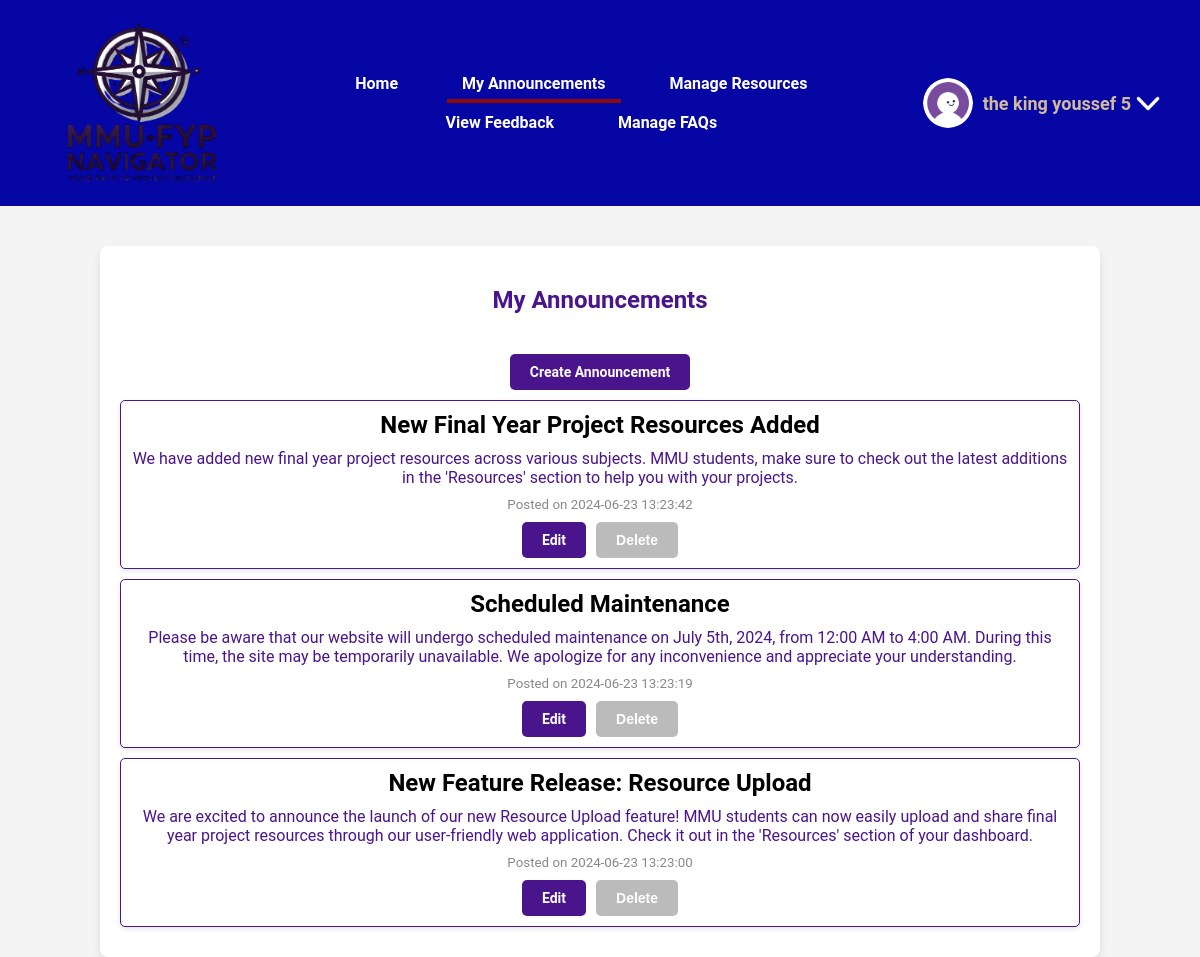
Page /my_announcements.php (signed in) on the committed database.
### tables this page shows
CREATE TABLE `announcements` (
  `announcement_id` int(11) NOT NULL,
  `user_id` int(11) NOT NULL,
  `title` varchar(255) NOT NULL,
  `content` text NOT NULL,
  `created_at` timestamp NOT NULL DEFAULT current_timestamp()
);

### my_announcements.php (the view, shortened to what this page needs)
<?php
require 'db.php';
$user_id = $_SESSION['user_id'];
$stmt = $pdo->prepare("SELECT * FROM announcements WHERE user_id = ? ORDER BY created_at DESC");
$stmt->execute([$user_id]);
$announcements = $stmt->fetchAll(PDO::FETCH_ASSOC);
$edit_announcement = null;
?>
<!DOCTYPE html>
<html lang="en">
<head>
    <link rel="stylesheet" href="css/style.css">
    <link rel="stylesheet" href="css/my_announcement.css">
</head>
<body>
    <?php include 'header.php'; ?>
    <div class="container">
        <?php if (!$edit_announcement && count($announcements) > 0): ?>
            <h2>My Announcements</h2>
            <a href="create_announcement.php" class="btn">Create Announcement</a>
        <?php endif; ?>
        <?php if ($edit_announcement): ?>
            <h3>Edit Announcement</h3>
            <form method="post" action="my_announcements.php">
                <input type="hidden" name="edit_id" value="<?php echo htmlspecialchars($edit_announcement['announcement_id']); ?>">
                <div class="form-group">
                    <label for="title">Title:</label>
                    <input type="text" id="title" name="title" value="<?php echo isset($edit_announcement) ? htmlspecialchars($edit_announcement['title']) : ''; ?>" required>
                </div>
                <div class="form-group">
                    <label for="content">Content:</label>
                    <textarea id="content" name="content" required><?php echo htmlspecialchars($edit_announcement['content']); ?></textarea>
                </div>
                <div class="btn-group">
                    <button type="submit" class="btn">Update Announcement</button>
                    <a href="my_announcements.php" class="btn btn-cancel">Cancel</a>
                </div>
            </form>
        <?php else: ?>
            <?php if (count($announcements) > 0): ?>
                <?php foreach ($announcements as $announcement): ?>
                    <div class="announcement">
                        <h3><?php echo htmlspecialchars($announcement['title']); ?></h3>
                        <p><?php echo nl2br(htmlspecialchars($announcement['content'])); ?></p>
                        <small>Posted on <?php echo htmlspecialchars($announcement['created_at']); ?></small>
                        <div class="announcement-actions">
                            <a href="my_announcements.php?edit_id=<?php echo $announcement['announcement_id']; ?>" class="btn-table btn-edit">Edit</a>
                            <form method="post" action="my_announcements.php" style="display:inline;">
                                <button type="submit" class="btn-table btn-cancel-table">Delete</button>
                            </form>
                        </div>
                    </div>
                <?php endforeach; ?>
            <?php endif; ?>
        <?php endif; ?>
    </div>
</body>
</html>

### css/style.css (style rules this page uses)
button, .btn, .btn-table, .btn-cancel, .btn-cancel-table { text-decoration: none; }
body { font-family: 'Roboto', sans-serif; margin: 0; padding: 0; background-color: #f4f4f4; }
.container { width: 80%; margin: 0 auto; padding: 20px; background: #fff; box-shadow: 0 4px 8px rgba(0, 0, 0, 0.1); border-radius: 8px; margin-top: 40px; }
h1, h2, h3 { text-align: center; color: #4A148C; font-weight: bold; }
.btn { background: #0606a4; color: #fff; padding: 10px 20px; border: none; border-radius: 5px; cursor: pointer; transition: background 0.3s, box-shadow 0.3s; display: block; margin: 20px auto 0; font-weight: bold; font-size: 14px; text-align: center; }

### css/my_announcement.css (style rules this page uses)
.announcement { background: #fff; color: #4A148C; margin: 10px 0; padding: 10px; border: 1px solid #4A148C; border-radius: 5px; box-shadow: 0 2px 5px rgba(0, 0, 0, 0.1); }
.announcement-actions { display: flex; gap: 10px; justify-content: center; margin-top: 10px; }
.announcement-actions form { display: inline-block; margin: 0; }
body { font-family: 'Roboto', sans-serif; margin: 0; padding: 0; background-color: #f4f4f4; }
.container { width: 80%; margin: 0 auto; padding: 20px; background: #fff; box-shadow: 0 4px 8px rgba(0, 0, 0, 0.1); border-radius: 8px; margin-top: 40px; text-align: center; }
h2 { text-align: center; color: #4A148C; font-weight: bold; }
.announcement h3 { margin: 0 0 10px; font-size: 1.5em; }
.announcement p { margin: 0 0 10px; font-size: 1em; }
.announcement small { display: block; margin-top: 10px; color: #888; }
.btn, .btn-table, .btn-cancel, .btn-cancel-table { background: #4A148C; color: #fff; padding: 10px 20px; border: none; border-radius: 5px; cursor: pointer; transition: background 0.3s, box-shadow 0.3s; font-weight: bold; font-size: 14px; text-align: center; display: inline-block; }
.btn-cancel, .btn-cancel-table { background: #bbb; }
h3 { color: black; }

### css/header.css (style rules this page uses)
body { font-family: 'Roboto', sans-serif; margin: 0; padding: 0; background-color: #f4f4f4; }

### rows in the picture
announcements: title "New Final Year Project Resources Added", content "We have added new final year project resources across various subjects. MMU students, make sure to check out the latest additions in the 'Resources' section to help you with your projects.", created_at "2024-06-23 13:23:42"
announcements: title "Scheduled Maintenance", content "Please be aware that our website will undergo scheduled maintenance on July 5th, 2024, from 12:00 AM to 4:00 AM. During this time, the site may be temporarily unavailable. We apologize for any inconvenience and appreciate your understanding.", created_at "2024-06-23 13:23:19"
announcements: title "New Feature Release: Resource Upload", content "We are excited to announce the launch of our new Resource Upload feature! MMU students can now easily upload and share final year project resources through our user-friendly web application. Check it out in the 'Resources' section of your dashboard.", created_at "2024-06-23 13:23:00"

### other values in the picture
$_SESSION['username'] "the king youssef 5"
